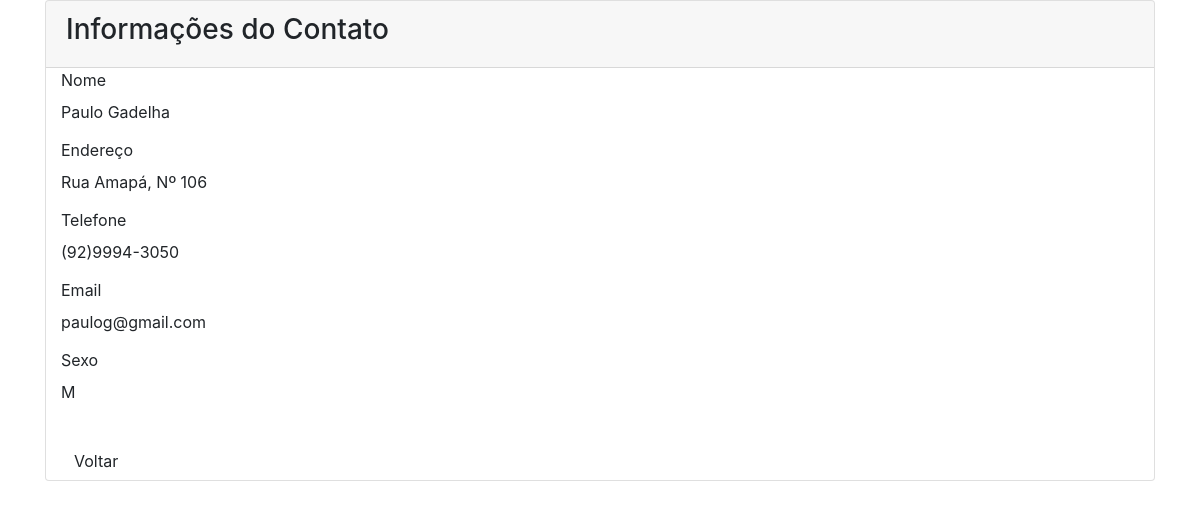
Screenshot of /read.php?id=1 with the database file from the repository.
### tables this page shows
CREATE TABLE `pessoa` (
  `id` int(11) UNSIGNED NOT NULL,
  `nome` varchar(50) NOT NULL,
  `endereco` varchar(80) NOT NULL,
  `telefone` varchar(35) NOT NULL,
  `email` varchar(40) NOT NULL,
  `sexo` varchar(1) NOT NULL
);

### read.php (the view, shortened to what this page needs)
<?php
    $id = null;
    if(!empty($_GET['id']))
    {
        $id = $_REQUEST['id'];
    }
    if(null==$id)
    {
        header("Location: index.php");
    }
    else
    {
       $pdo = Banco::conectar();
       $pdo->setAttribute(PDO::ATTR_ERRMODE, PDO::ERRMODE_EXCEPTION);
       $sql = "SELECT * FROM pessoa where id = ?";
       $q = $pdo->prepare($sql);
       $q->execute(array($id));
       $data = $q->fetch(PDO::FETCH_ASSOC);
    }
?>
    <!DOCTYPE html>
    <html lang="pt-br">
    <head>
        <link rel="stylesheet" href="assets/css/bootstrap.min.css">
    </head>
    <body>
        <div class="container">
            <div class="span10 offset1">
                  <div class="card">
    								<div class="card-header">
                    <h3 class="well">Informações do Contato</h3>
                </div>
                <div class="container">
                <div class="form-horizontal">
                    <div class="control-group">
                        <label class="control-label">Nome</label>
                        <div class="controls">
                            <label class="carousel-inner">
                                <?php echo $data['nome'];?>
                            </label>
                        </div>
                    </div>
                    <div class="control-group">
                        <label class="control-label">Endereço</label>
                        <div class="controls">
                            <label class="carousel-inner">
                                <?php echo $data['endereco'];?>
                            </label>
                        </div>
                    </div>
                    <div class="control-group">
                        <label class="control-label">Telefone</label>
                        <div class="controls">
                            <label class="carousel-inner">
                                <?php echo $data['telefone'];?>
                            </label>
                        </div>
                    </div>
                    <div class="control-group">
                        <label class="control-label">Email</label>
                        <div class="controls">
                            <label class="carousel-inner">
                                <?php echo $data['email'];?>
                            </label>
                        </div>
                    </div>
                    <div class="control-group">
                        <label class="control-label">Sexo</label>
                        <div class="controls">
                            <label class="carousel-inner">
                                <?php echo $data['sexo'];?>
                            </label>
                        </div>
                    </div>
                    <br/>
                    <div class="form-actions">
                        <a href="index.php" type="btn" class="btn btn-default">Voltar</a>
                    </div>
                  </div>
                  </div>
                </div>
            </div>
        </div>
    </body>
    </html>

### rows the page displays
pessoa: nome "Paulo Gadelha", endereco "Rua Amapá, Nº 106", telefone "(92)9994-3050", email "paulog@gmail.com", sexo "M"
